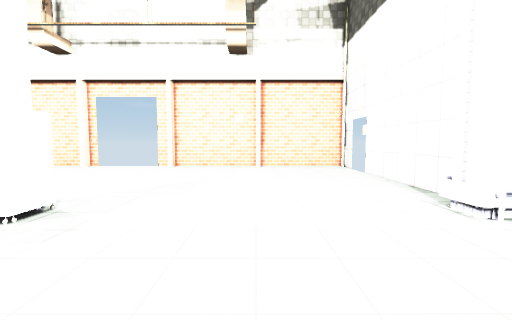
[1] (above)

17 first-person views from a walk through a Unity game level. The camera is 1.4 m above the floor, tilts 4° down and sees 90° across. The floor is counted in squares, 2 m on a side. Each view is taken from the middle of a square. On the plan, view 1 faces up. The plan holds only what a view shows up to about 9 squares ahead; the rest is blank. The player character is not drawn. Door leaves are left out, so doorways stand open. Some surface patterns are stand-ins.

[2]
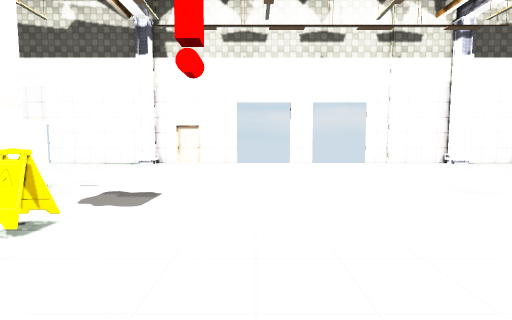

[3]
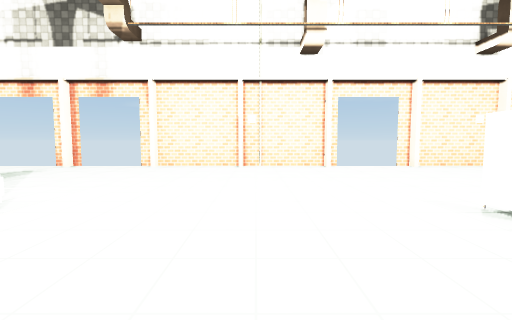

[4]
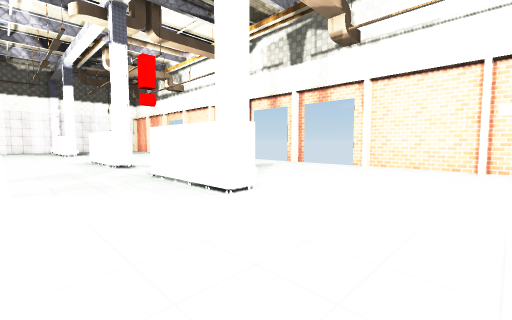

[5]
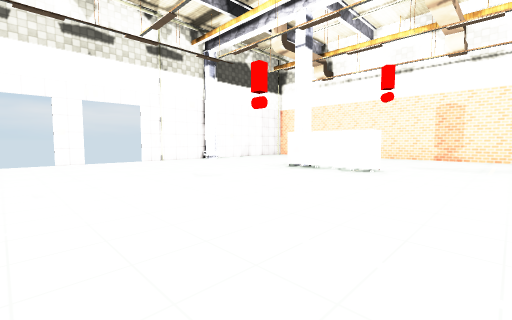

[6]
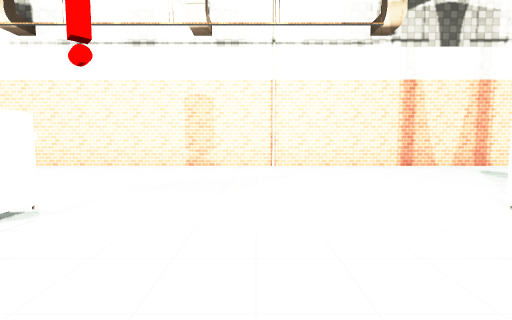

[7]
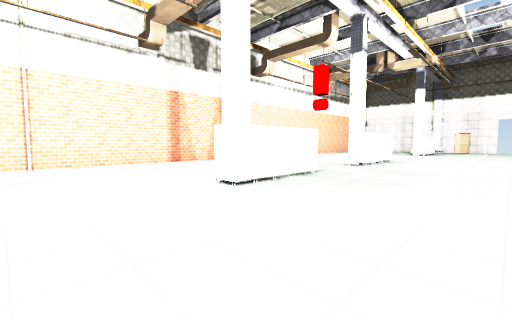

[8]
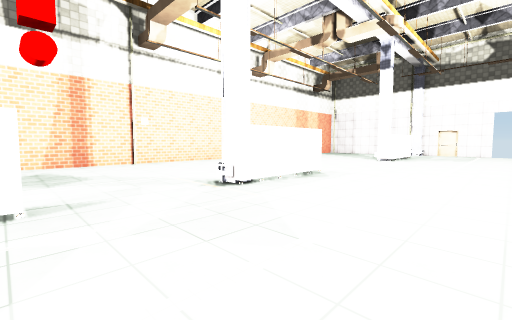

[9]
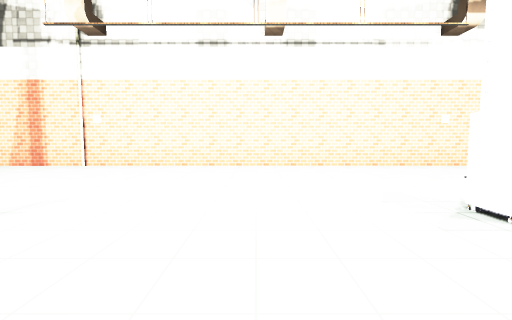

[10]
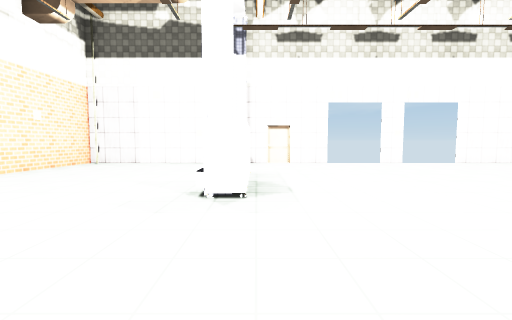

[11]
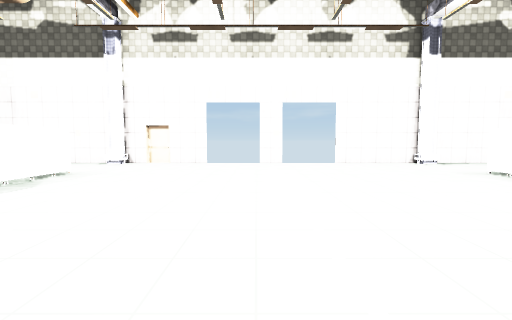

[12]
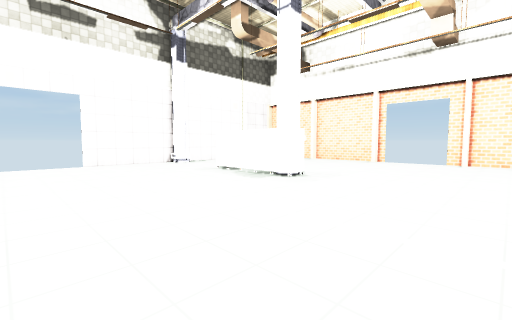

[13]
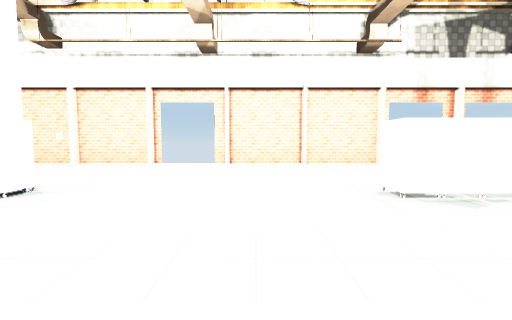

[14]
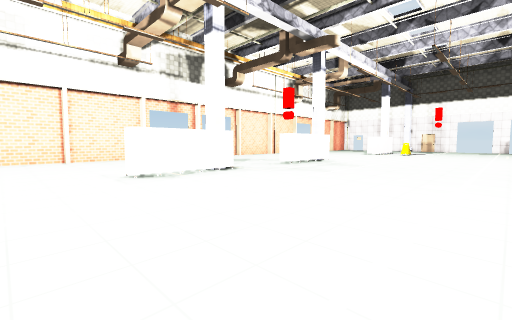

[15]
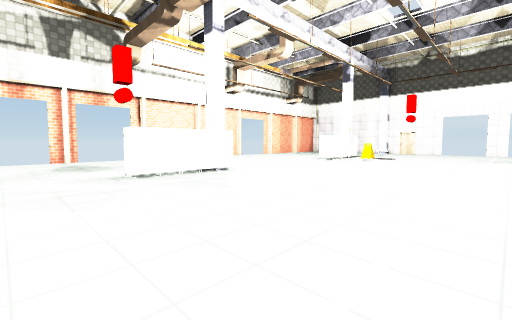

[16]
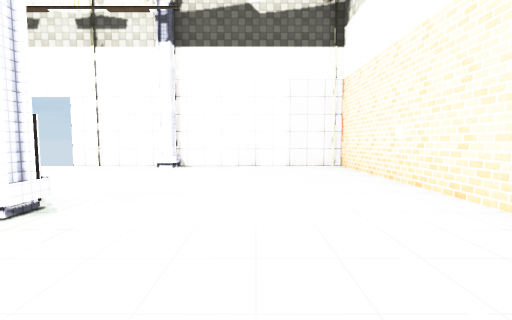

[17]
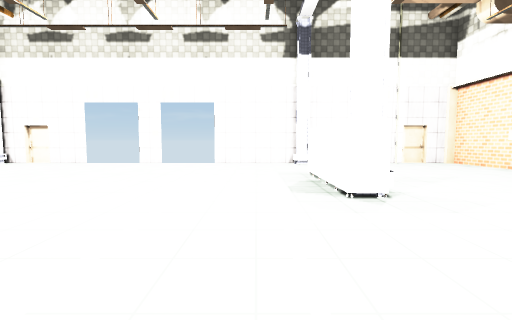

### Floor plan
Points are (right, up) in squares from view 1. A wall is a line through its corners. A room is listed if a view was taken in it or the views show most of it. See-through windows are left out.
Room 1 (views 1, 2, 3, 4, 5, 6, 7, 8, 9, 10, 11, 12, 13, 14, 15, 16, 17)
walls: (-12.2, -7.1) (-9.7, -7.1) (-9.7, -7.7); (-9.7, 2.8) (-9.7, 2.2) (-12.2, 2.2) (-12.2, 2.8); (-14.8, 2.8) (-14.8, 2.2) (-17.2, 2.2) (-17.2, 2.8); (-17.4, -7.1) (-14.8, -7.1) (-14.8, -7.7); (-4.7, -7.8) (-4.7, -7.1) (-2.1, -7.1); (-4.7, 2.2) (-4.7, 2.8); (-12, 7.5) (-12.9, 7.5); (-14.9, 7.5) (-19.9, 7.5); (-2.1, -7.6) (-2.8, -7.6); (-7.5, 7.5) (-9.9, 7.5); (-2.1, 2.8) (-2.1, 2.2) (-2.9, 2.2); (-22.2, 2.8) (-22.2, 2.2) (-24.8, 2.2); (-4.5, 7.5) (-7.4, 7.5); (-24.8, -7.1) (-22.2, -7.1) (-22.2, -7.8); (2.5, -3) (2.5, -2.1); (2, -7.3) (2.5, -7.3) (2.5, -4.6); (2.5, -0.5) (2.5, 2.3) (2, 2.3); (2.1, -7.6) (2.1, -7.3); (-22.5, 7.5) (-24.9, 7.5); (2.1, 2.3) (2.1, 2.8); (-27.5, -2) (-27.5, -2.9); (-27.5, -4.5) (-27.5, -7.3) (-27, -7.3); (2.5, 2.9) (2.5, 5.9); (-27.1, -7.3) (-27.1, -7.8); (-27, 2.3) (-27.5, 2.3) (-27.5, -0.4); (0, 7.5) (-2.9, 7.5); (-27.1, 2.8) (-27.1, 2.3); (-27.5, -7.9) (-27.5, -12.5) (2.5, -12.5) (2.5, -7.6) (2, -7.6); (-25.1, 7.5) (-27.5, 7.5) (-27.5, 3); (2.5, 6.6) (2.5, 7.5) (0.1, 7.5)
low walls: (-2.2, -7.8) (-2.8, -7.8); (2, -7.1) (2.5, -7.1); (2, -7.6) (2, -7.3); (2, 2.3) (2, 2.8); (-27, -7.3) (-27, -7.8); (-27.5, -7.1) (-27, -7.1); (-27, 2.8) (-27, 2.3)
ways out: open door at (-27.3, -2.5); open door at (-21.3, 7.3); open door at (-12.5, 7.3); open door at (-3.7, 7.3); open door at (2.3, -2.5); open door at (3, 6)
objects: other object (-16, 2); sign (-4, 1)

Positions as (right, up) in squares from view 1, and headings:
1: (0, 0), facing up
2: (-6, -1), facing right
3: (-7, 0), facing up
4: (-7, 0), facing up-left
5: (-7, -1), facing down-right
6: (-7, -5), facing down
7: (-7, -4), facing down-left
8: (-12, -4), facing down-left
9: (-20, -5), facing down
10: (-19, -7), facing left
11: (-19, -3), facing left
12: (-19, -2), facing up-left
13: (-19, -1), facing up
14: (-19, -3), facing up-right
15: (-14, -3), facing up-right
16: (-5, -10), facing right
17: (-19, 1), facing left
